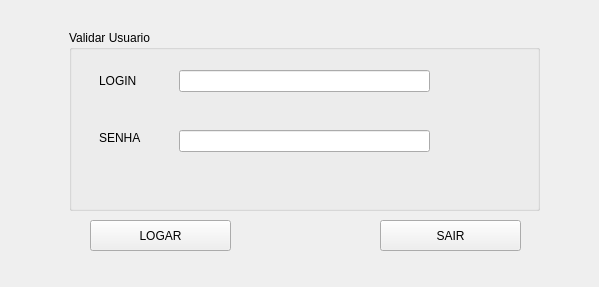
<?xml version="1.0" encoding="UTF-8"?>
<ui version="4.0">
 <class>Form</class>
 <widget class="QWidget" name="Form">
  <property name="geometry">
   <rect>
    <x>0</x>
    <y>0</y>
    <width>599</width>
    <height>287</height>
   </rect>
  </property>
  <property name="windowTitle">
   <string>Form</string>
  </property>
  <widget class="QPushButton" name="botao_logar">
   <property name="geometry">
    <rect>
     <x>90</x>
     <y>220</y>
     <width>141</width>
     <height>31</height>
    </rect>
   </property>
   <property name="text">
    <string>LOGAR</string>
   </property>
  </widget>
  <widget class="QGroupBox" name="groupBox">
   <property name="geometry">
    <rect>
     <x>69</x>
     <y>30</y>
     <width>471</width>
     <height>181</height>
    </rect>
   </property>
   <property name="title">
    <string>Validar Usuario</string>
   </property>
   <widget class="QLabel" name="login">
    <property name="geometry">
     <rect>
      <x>30</x>
      <y>40</y>
      <width>51</width>
      <height>21</height>
     </rect>
    </property>
    <property name="cursor">
     <cursorShape>ArrowCursor</cursorShape>
    </property>
    <property name="text">
     <string>LOGIN</string>
    </property>
   </widget>
   <widget class="QLineEdit" name="txt_login">
    <property name="geometry">
     <rect>
      <x>110</x>
      <y>40</y>
      <width>251</width>
      <height>22</height>
     </rect>
    </property>
   </widget>
   <widget class="QLabel" name="senha">
    <property name="geometry">
     <rect>
      <x>30</x>
      <y>100</y>
      <width>55</width>
      <height>16</height>
     </rect>
    </property>
    <property name="text">
     <string>SENHA</string>
    </property>
   </widget>
   <widget class="QLineEdit" name="txt_senha">
    <property name="geometry">
     <rect>
      <x>110</x>
      <y>100</y>
      <width>251</width>
      <height>22</height>
     </rect>
    </property>
   </widget>
  </widget>
  <widget class="QPushButton" name="botao_sair">
   <property name="geometry">
    <rect>
     <x>380</x>
     <y>220</y>
     <width>141</width>
     <height>31</height>
    </rect>
   </property>
   <property name="text">
    <string>SAIR</string>
   </property>
  </widget>
 </widget>
 <resources/>
 <connections/>
</ui>
